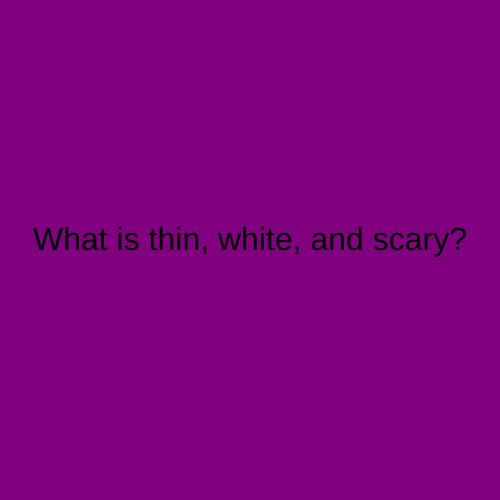
Frame 1 (no input)
Frame 60 (no input): identical to frame 1, image omitted
Frame 120 (the mouse pressed at the canvas centre since frame 60): identical to frame 1, image omitted

The p5.js sketch that drew this single still picture (run headless with seeded random() and noise() and a simulated clock; from frame 60 on, the mouse is pressed at the canvas centre):

// p5.js sketch
// ── sketch.js
let state = 0;

function setup() {
  createCanvas(500, 500);
  textAlign(CENTER);
  textSize(32);
}

function draw() {
  switch (state) {
    case 0:
      background('purple');
      text("What is thin, white, and scary?", 250, 250);
      break;


    case 1:
      background('green');
      text("Homework", 250, 250);
      break;

  }


}

function mouseReleased() {
  state = state + 1;
  if (state > 1) {
    state = 0;
  }
}
